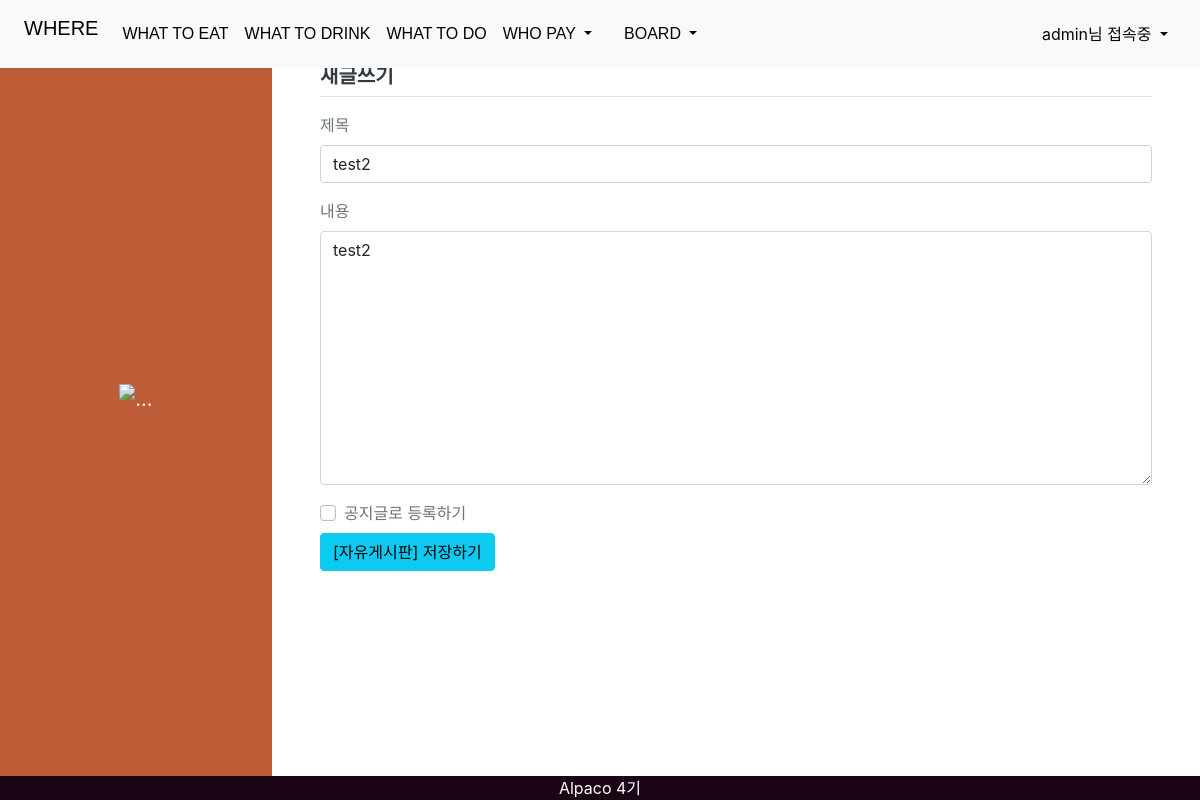
The page /board/post/modify/2/ (signed in) on the database its author committed.
### users/models.py (models this page shows, shortened)
class User(AbstractBaseUser, PermissionsMixin):
    email = models.EmailField(verbose_name="이메일", max_length=255, unique=True)
    password = models.CharField(verbose_name="비밀번호", max_length=128)
    name = models.CharField(verbose_name="이름", max_length=64)
    phone = models.CharField(verbose_name="핸드폰", max_length=50, blank=True, null=True)
    is_staff = models.BooleanField(verbose_name="관리자여부", default=False)
    is_active = models.BooleanField(verbose_name="활성화여부", default=True)
    objects = UserManger()  # User.objects.create_user() 생성
    USERNAME_FIELD = "email"
    REQUIRED_FIELDS = ["name"]

### board/models.py (models this page shows, shortened)
class Post(models.Model):
    subject = models.CharField(max_length=200)
    content = models.TextField()
    create_date = models.DateTimeField()
    modify_date = models.DateTimeField(null=True, blank=True)
    author = models.ForeignKey(User, on_delete=models.CASCADE, related_name='author')
    voter = models.ManyToManyField(User, related_name='voter')
    view_cnt = models.BigIntegerField(default=0) # 조회수
    category = models.ForeignKey(Category, on_delete=models.CASCADE, related_name='category_post')
    notice = models.BooleanField(default=False)

class Category(models.Model):
    name = models.CharField(max_length=20, unique=True)
    description = models.CharField(max_length=200, null=True, blank=True)
    has_comment = models.BooleanField(default=True)  # 답변가능 여부

### board/views.py (the view)
# urls.py: path('post/modify/<int:post_id>/', views.modify, name='modify'),
@login_required(login_url='users:login')
def modify(request, post_id):
    post = get_object_or_404(Post, pk=post_id)
    if len(request.POST.getlist('notice')) == 0:
        notice = False
    else:
        notice = True
    if request.user != post.author:
        messages.error(request, '자신의 글만 수정 가능합니다.')
        return redirect('board:detail', post_id=post.id)
    if request.method == "POST":
        form = PostForm(request.POST, instance=post)
        if form.is_valid():
            post = form.save(commit=False)
            post.modify_date = timezone.now()  # 수정일시 저장
            post.notice = notice
            post.save()
            return redirect('board:detail', post_id=post.id)
    else:
        form = PostForm(instance=post)
    context = {'form': form, 'category': post.category}
    return render(request, 'board/post_form.html', context)

### board/forms.py
class PostForm(forms.ModelForm):
    class Meta:
        model = Post
        fields = ['subject', 'content']
        labels = {
            'subject': '제목',
            'content': '내용',
        }

### templates/board/post_form.html (shortened to what this page needs)
{% extends 'base.html' %}
{% load static %}
{% block contents %}
  <nav class="navbar navbar-expand-lg navbar-dark bg-primary" id="sideNav">
    <a class="navbar-brand js-scroll-trigger" href="#page-top">
      <span class="d-none d-lg-block"><img src="{% static 'img/커뮤.png' %}" style="width: 150px; height: 150px" alt="..."/></span>
    </a>
  </nav>
  <div class="container">
    <h5 class="my-3 border-bottom pb-2">새글쓰기</h5>
    <form method="post">
      <div class="mb-3">
        <label for="subject" class="form-label">제목</label>
        <input type="text" class="form-control" name="subject" id="subject" value="{{ form.subject.value|default_if_none:'' }}"/>
      </div>
      <div class="mb-3">
        <label for="content" class="form-label">내용</label>
        <textarea class="form-control" name="content" id="content" rows="10">{{ form.content.value|default_if_none:'' }}</textarea>
      </div>
      {% if request.user.is_staff %}
        <div class="form-check mb-1">
          <input class="form-check-input" type="checkbox" name="notice"/>
          공지글로 등록하기
          <br/>
        </div>
      {% endif %}
      <button type="submit" class="btn btn-info my-1">[{{ category.description }}] 저장하기</button>
    </form>
  </div>
{% endblock contents %}

### templates/navbar.html (shortened to what this page needs)
<nav class="navbar navbar-expand bg-body-tertiary nav-tab fixed-top">
  <div class="container-fluid">
    <a class="navbar-brand" href="{% url 'index:index' %}" style="font-family:'Franklin Gothic Medium', 'Arial Narrow', Arial, sans-serif;" id="what">WHERE</a>
    <div class="collapse navbar-collapse justify-content-between" id="navbarNav">
      <ul class="navbar-nav">
        <li class="nav-item">
          <a class="nav-link active" aria-current="page" href="{% url 'eat:explore_menu' %}" id="what" style="font-family:'Franklin Gothic Medium', 'Arial Narrow', Arial, sans-serif;">WHAT TO EAT</a>
        </li>
        <li class="nav-item">
          <a class="nav-link active" aria-current="page" href="{% url 'drink:explore_menu' %}" id="what" style="font-family:'Franklin Gothic Medium', 'Arial Narrow', Arial, sans-serif;">WHAT TO DRINK</a>
        </li>
        <li class="nav-item">
          <a class="nav-link active" aria-current="page" href="{% url 'play:explore_menu' %}" id="what" style="font-family:'Franklin Gothic Medium', 'Arial Narrow', Arial, sans-serif;">WHAT TO DO</a>
        </li>
        <li class="nav-item dropdown">
          <a class="nav-link dropdown-toggle" href="#" role="button" data-bs-toggle="dropdown" aria-expanded="false" id="what" style="font-family:'Franklin Gothic Medium', 'Arial Narrow', Arial, sans-serif;">
            WHO PAY
          </a>
        </li>
        <li class="nav-item">
          <a class="nav-link active" aria-current="page" href="#"></a>
        </li>
        <li class="nav-item dropdown">
          <a class="nav-link dropdown-toggle" href="#" role="button" data-bs-toggle="dropdown" aria-expanded="false" id="what" style="font-family:'Franklin Gothic Medium', 'Arial Narrow', Arial, sans-serif;">
            BOARD
          </a>
        </li>
      </ul>
      <ul class="navbar-nav">
        {% if user.is_authenticated %}
          <li class="nav-item dropdown">
            <a class="nav-link dropdown-toggle" href="#" role="button" data-bs-toggle="dropdown" aria-expanded="false">
              {{user.name}}님 접속중
            </a>
          </li>
        {% endif %}
      </ul>
    </div>
  </div>
</nav>

### rows shown on the page
User: name "admin"
Post: subject "test2", content "test2"
Category: description "자유게시판"
